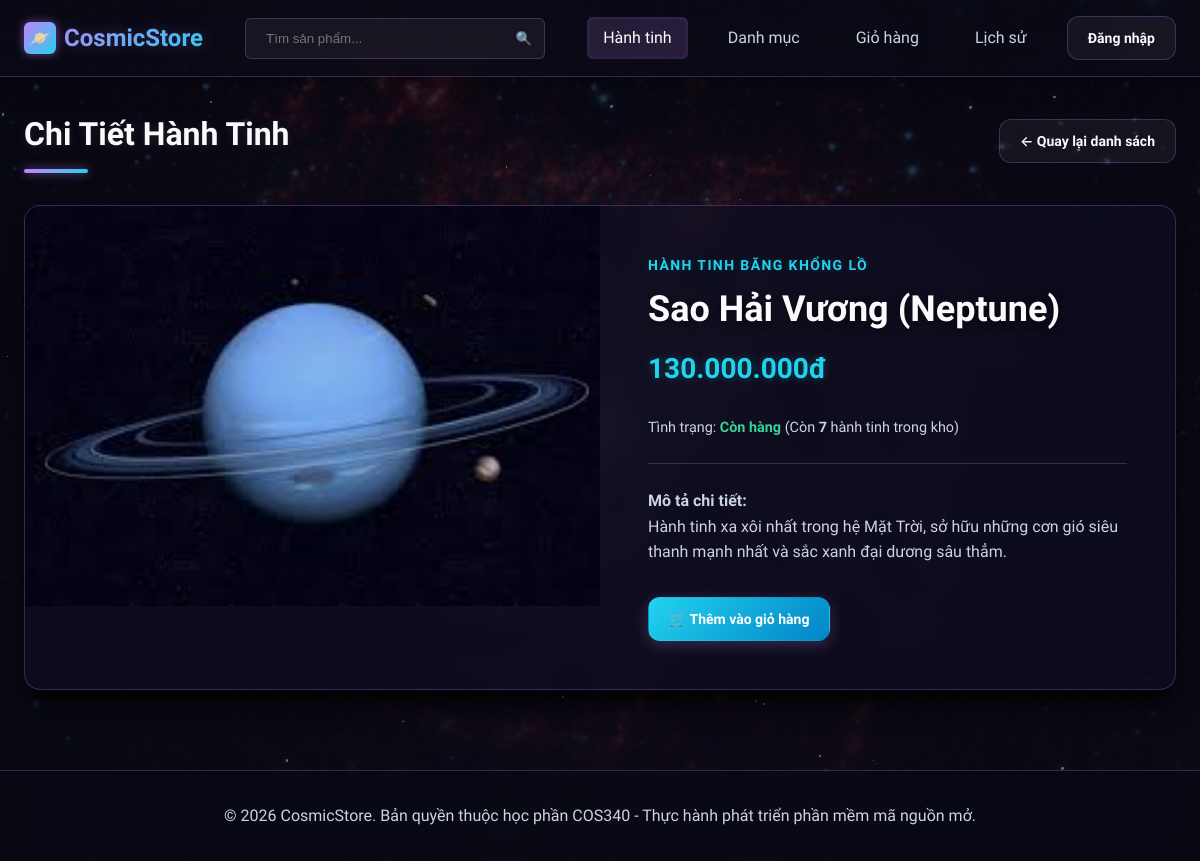
The page /product/show/6 on the database its author committed.
### tables this page shows
CREATE TABLE IF NOT EXISTS `products` (
  `id` INT AUTO_INCREMENT PRIMARY KEY,
  `name` VARCHAR(255) NOT NULL,
  `description` TEXT NULL,
  `price` DECIMAL(12,2) NOT NULL,
  `image` VARCHAR(255) NULL,
  `category_id` INT NOT NULL,
  `stock_quantity` INT NOT NULL DEFAULT 10,
  FOREIGN KEY (`category_id`) REFERENCES `categories`(`id`) ON DELETE CASCADE
);

CREATE TABLE IF NOT EXISTS `categories` (
  `id` INT AUTO_INCREMENT PRIMARY KEY,
  `name` VARCHAR(255) NOT NULL,
  `description` TEXT NULL
);

### app/controllers/ProductController.php (called while the page is built, shortened)
<?php
class ProductController {
    private $productModel;
    public function __construct() {
        $this->productModel = new ProductModel();
    }
    public function show($id) {
        $product = $this->productModel->getById($id);
        require_once __DIR__ . '/../views/share/header.php';
        require_once __DIR__ . '/../views/product/show.php';
        require_once __DIR__ . '/../views/share/footer.php';
    }
}

### app/models/ProductModel.php (called while the page is built, shortened)
<?php
class ProductModel {
    private $db;
    public function __construct() {
        $this->db = Database::getConnection();
    }
    public function getById($id) {
        $query = "SELECT p.*, c.name AS category_name
                  FROM products p
                  JOIN categories c ON p.category_id = c.id
                  WHERE p.id = :id LIMIT 0,1";
        $stmt = $this->db->prepare($query);
        $stmt->bindParam(':id', $id, PDO::PARAM_INT);
        $stmt->execute();
        return $stmt->fetch();
    }
}

### app/database/Database.php (called while the page is built, shortened)
<?php
class Database {
    private static $conn = null;
    public static function getConnection() {
        if (self::$conn === null) {
            $db = new self();
            try {
                self::$conn = new PDO(
                    "mysql:host=" . $db->host . ";dbname=" . $db->db_name . ";charset=utf8mb4",
                    $db->username,
                    $db->password
                );
                self::$conn->exec("SET NAMES utf8mb4");
                self::$conn->setAttribute(PDO::ATTR_ERRMODE, PDO::ERRMODE_EXCEPTION);
                self::$conn->setAttribute(PDO::ATTR_DEFAULT_FETCH_MODE, PDO::FETCH_ASSOC);
            } catch (PDOException $exception) {
                die("Lỗi kết nối cơ sở dữ liệu: " . $exception->getMessage());
            }
        }
        return self::$conn;
    }
}

### app/views/product/show.php (the view, shortened to what this page needs)
<div class="page-header">
    <h1 class="page-title">Chi Tiết Hành Tinh</h1>
    <a href="<?php echo BASE_PATH; ?>/product" class="btn btn-secondary">&larr; Quay lại danh sách</a>
</div>
<?php
    $imagePath = BASE_PATH . '/public/uploads/' . $product['image'];
    $hasImage = !empty($product['image']) && file_exists(__DIR__ . '/../../../public/uploads/' . $product['image']);
    $gradientClass = 'placeholder-img-default';
    if ($product['category_id'] == 1) {
        $gradientClass = 'placeholder-img-1';
    } elseif ($product['category_id'] == 2) {
        $gradientClass = 'placeholder-img-2';
    } elseif ($product['category_id'] == 3) {
        $gradientClass = 'placeholder-img-3';
    }
?>
<div class="product-detail-card">
    <div class="detail-img-container">
        <?php if ($hasImage): ?>
            <img src="<?php echo $imagePath; ?>" alt="<?php echo htmlspecialchars($product['name']); ?>" style="width:100%; height:100%; object-fit:cover;">
        <?php else: ?>
            <div class="detail-img-placeholder <?php echo $gradientClass; ?>">
                <span><?php echo htmlspecialchars($product['name']); ?></span>
            </div>
        <?php endif; ?>
    </div>
    <div class="detail-info">
        <span class="detail-category"><?php echo htmlspecialchars($product['category_name']); ?></span>
        <h2 class="detail-title"><?php echo htmlspecialchars($product['name']); ?></h2>
        <div class="detail-price"><?php echo number_format($product['price'], 0, ',', '.'); ?>đ</div>
        <div style="font-size: 0.9rem; color: var(--text-secondary); margin-bottom: 1.5rem;">
            Tình trạng:
            <?php if ($product['stock_quantity'] > 0): ?>
                <span style="color: var(--success); font-weight: 700;">Còn hàng</span> (Còn <strong><?php echo $product['stock_quantity']; ?></strong> hành tinh trong kho)
            <?php else: ?>
                <span style="color: var(--danger); font-weight: 700;">🚫 Hết hàng</span>
            <?php endif; ?>
        </div>
        <p class="detail-desc">
            <strong>Mô tả chi tiết:</strong><br>
            <?php echo nl2br(htmlspecialchars($product['description'])); ?>
        </p>
        <div class="detail-actions">
            <?php if ($product['stock_quantity'] > 0): ?>
                <a href="<?php echo BASE_PATH; ?>/cart/add/<?php echo $product['id']; ?>" class="btn btn-primary" style="background: linear-gradient(135deg, var(--secondary) 0%, #0284c7 100%);">🛒 Thêm vào giỏ hàng</a>
            <?php else: ?>
                <button class="btn btn-secondary" style="cursor: not-allowed;" disabled>🚫 Đã hết hàng</button>
            <?php endif; ?>
        </div>
    </div>
</div>

### public/css/style.css (style rules this page uses)
:root { --primary: #c084fc; --primary-hover: #e9d5ff; --primary-light: rgba(192, 132, 252, 0.15); --secondary: #22d3ee; --background: #090915; --surface: rgba(15, 15, 35, 0.65); --text-primary: #f8fafc; --text-secondary: #cbd5e1; --text-muted: #64748b; --border: rgba(192, 132, 252, 0.25); --border-hover: rgba(34, 211, 238, 0.5); --success: #34d399; --danger: #fb7185; --warning: #fbbf24; --shadow-sm: 0 1px 2px 0 rgba(0, 0, 0, 0.6); --shadow: 0 4px 6px -1px rgba(0, 0, 0, 0.6), 0 2px 4px -2px rgba(0, 0, 0, 0.6); --shadow-lg: 0 10px 15px -3px rgba(0, 0, 0, 0.7), 0 4px 6px -4px rgba(0, 0, 0, 0.7); --shadow-xl: 0 20px 25px -5px rgba(0, 0, 0, 0.8), 0 8px 10px -6px rgba(0, 0, 0, 0.8); --radius-sm: 0.375rem; --radius: 0.75rem; --radius-lg: 1rem; --transition: all 0.3s cubic-bezier(0.4, 0, 0.2, 1); }
* { margin: 0; padding: 0; box-sizing: border-box; }
body { font-family: 'Plus Jakarta Sans', -apple-system, BlinkMacSystemFont, "Segoe UI", Roboto, sans-serif; background-image: linear-gradient(rgba(9, 9, 21, 0.82), rgba(9, 9, 21, 0.94)), url('../bg_space.jpg'); background-size: cover; background-position: center; background-attachment: fixed; color: var(--text-primary); line-height: 1.6; min-height: 100vh; display: flex; flex-direction: column; }
a { color: inherit; text-decoration: none; transition: var(--transition); }
.btn { display: inline-flex; align-items: center; justify-content: center; gap: 0.5rem; font-weight: 600; padding: 0.625rem 1.25rem; border-radius: var(--radius); border: 1px solid transparent; cursor: pointer; transition: var(--transition); font-size: 0.875rem; }
.btn-primary { background: linear-gradient(135deg, var(--primary) 0%, #a855f7 100%); color: white; box-shadow: 0 4px 15px rgba(192, 132, 252, 0.25); }
.btn-secondary { background-color: rgba(255, 255, 255, 0.05); border-color: var(--border); color: var(--text-primary); }
.page-header { display: flex; justify-content: space-between; align-items: center; margin-bottom: 2rem; }
.page-title { font-size: 2rem; font-weight: 700; color: var(--text-primary); position: relative; text-shadow: 0 2px 10px rgba(255, 255, 255, 0.1); }
.page-title::after { content: ''; display: block; width: 4rem; height: 4px; background: linear-gradient(90deg, var(--primary), var(--secondary)); border-radius: 2px; margin-top: 0.5rem; box-shadow: 0 0 10px rgba(192, 132, 252, 0.6); }
.product-detail-card { background-color: var(--surface); backdrop-filter: blur(12px); -webkit-backdrop-filter: blur(12px); border-radius: var(--radius-lg); border: 1px solid var(--border); box-shadow: var(--shadow-xl); overflow: hidden; display: grid; grid-template-columns: 1fr 1fr; margin-bottom: 3rem; }
.detail-img-container { height: 400px; display: flex; align-items: center; justify-content: center; background: linear-gradient(135deg, #121226 0%, #070712 100%); }
.detail-info { padding: 3rem; display: flex; flex-direction: column; justify-content: center; }
.detail-category { font-size: 0.875rem; font-weight: 700; color: var(--secondary); text-transform: uppercase; letter-spacing: 0.1em; margin-bottom: 0.75rem; text-shadow: 0 0 8px rgba(34, 211, 238, 0.2); }
.detail-title { font-size: 2.25rem; font-weight: 800; line-height: 1.2; margin-bottom: 1rem; text-shadow: 0 2px 8px rgba(0,0,0,0.5); }
.detail-price { font-size: 1.75rem; font-weight: 800; color: var(--secondary); margin-bottom: 1.5rem; text-shadow: 0 0 10px rgba(34, 211, 238, 0.3); }
.detail-desc { color: var(--text-secondary); margin-bottom: 2rem; font-size: 1rem; border-top: 1px solid var(--border); padding-top: 1.5rem; }
.detail-actions { display: flex; gap: 1rem; }
html { scroll-behavior: smooth; }

### rows shown on the page
products: image (picture), category.name "HÀNH TINH BĂNG KHỔNG LỒ", name "Sao Hải Vương (Neptune)", price "130.000.000", stock_quantity "7", description "Hành tinh xa xôi nhất trong hệ Mặt Trời, sở hữu những cơn gió siêu thanh mạnh nhất và sắc xanh đại dương sâu thẳm."
